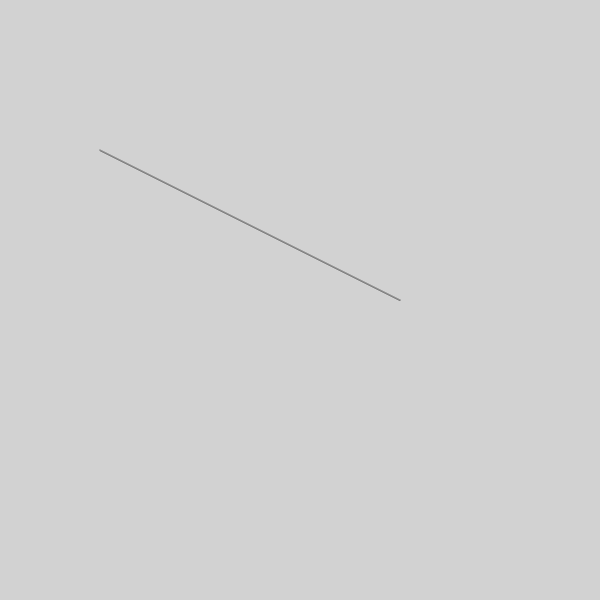
Frame 1 (no input)
Frame 2 (the mouse pressed at the canvas centre, redrawn once): identical to frame 1, image omitted

The p5.js sketch that drew this single still picture (run headless with seeded random() and noise() and a simulated clock; the mouse was pressed at the canvas centre and the sketch redrawn once):

// p5.js sketch
// ── sketch.js
var canvas;

function centerCanvas() {
  var x = (windowWidth - width) / 2;
  var y = (windowHeight - height) / 2;
  canvas.position(x, y);
}

function setup() {
  canvas = createCanvas(600, 600);
  centerCanvas();
}

const sp = { x:100, y:150 }; 
const ep = { x:400, y:300 };

function draw() {
  noLoop();
  background(210);
  stroke(0);
  MPA(sp, ep)
}

function MPA(sp,ep) {
  let dx= ep.x - sp.x;
  let dy = ep.y -sp.y;

  // initial decision parameter
  let decision_parameter = dy - (dx/2);
  
  for(x=sp.x, y=sp.y; x<=ep.x && y<=ep.y; x++) {
    point(x,y);

    if(decision_parameter < 0) {
      decision_parameter += dy;
    }
    else {
      decision_parameter += (dy-dx);
      y++;
    }
  }
}

function windowResized() {
  centerCanvas();
}
